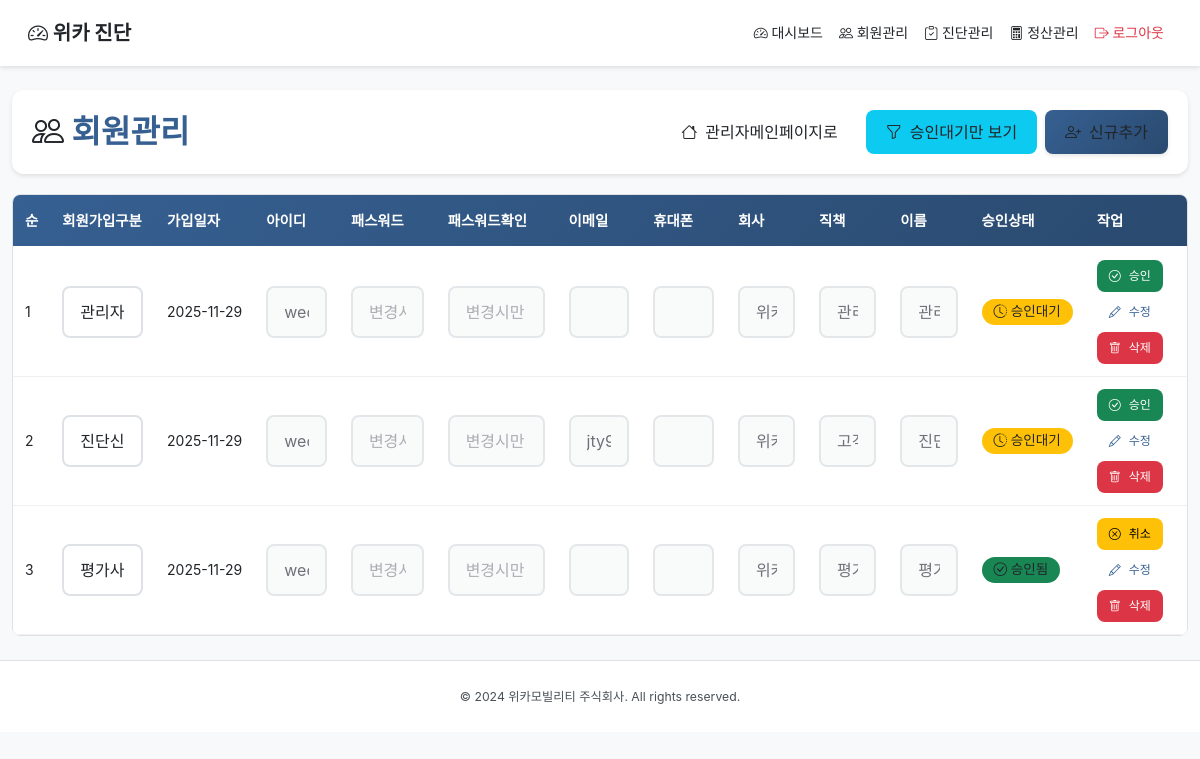
/admin/users (signed in), run on an earlier commit of the app's database.
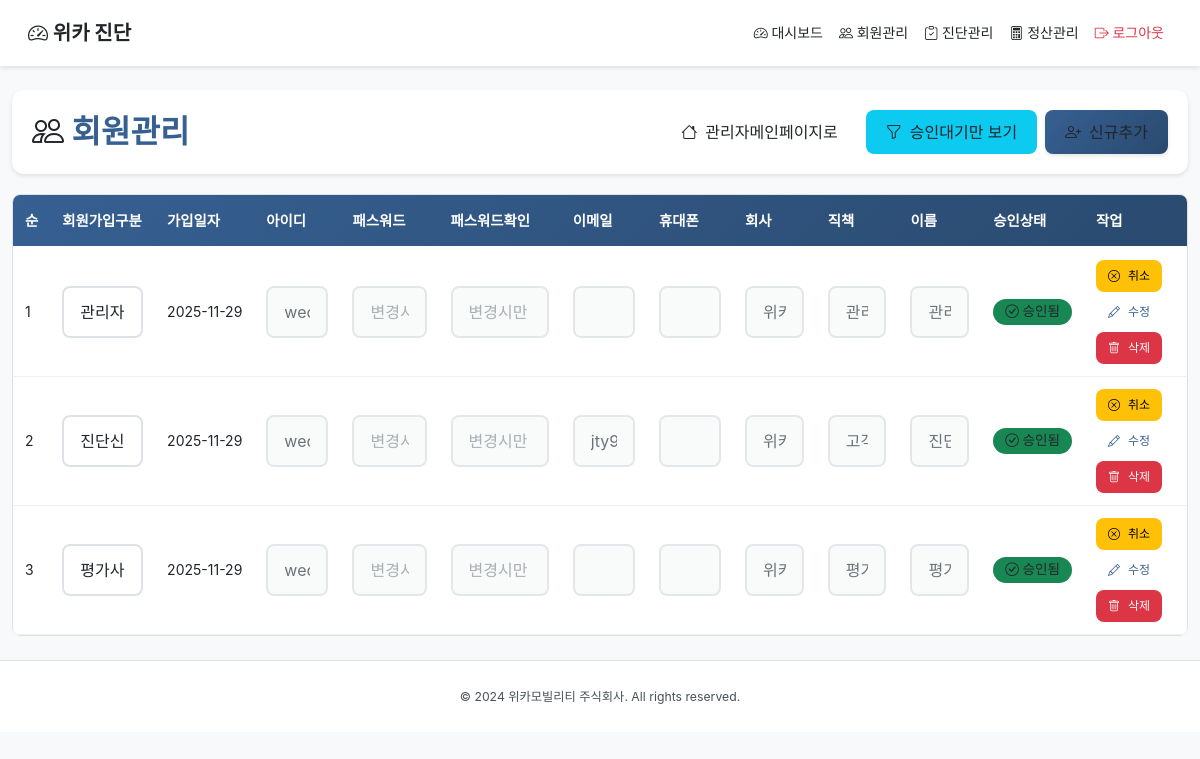
And on a later commit of the database.
### tables this page shows
CREATE TABLE users (
            id INTEGER PRIMARY KEY AUTOINCREMENT,
            user_type TEXT NOT NULL,
            username TEXT UNIQUE NOT NULL,
            password_hash TEXT NOT NULL,
            email TEXT,
            phone TEXT,
            company TEXT,
            position TEXT,
            name TEXT NOT NULL,
            approved INTEGER NOT NULL DEFAULT 0,
            created_at TEXT NOT NULL DEFAULT (datetime('now', 'localtime'))
        );

### app.py (the view)
@app.route("/admin/users")
@login_required
@role_required("관리자")
def admin_users():
    users = list(list_users())
    return render_template("admin/users.html", users=users)

### app.py (called while the page is built)
def login_required(func):
    from functools import wraps
    @wraps(func)
    def wrapper(*args, **kwargs):
        if "user_id" not in session:
            return redirect(url_for("login"))
        return func(*args, **kwargs)
    return wrapper

def role_required(*roles):
    from functools import wraps
    def decorator(func):
        @wraps(func)
        def wrapper(*args, **kwargs):
            if "user_type" not in session or session["user_type"] not in roles:
                abort(403)
            return func(*args, **kwargs)
        return wrapper
    return decorator

### database.py (called while the page is built)
def get_connection() -> sqlite3.Connection:
    conn = sqlite3.connect(DB_PATH)
    conn.row_factory = sqlite3.Row
    return conn

def list_users() -> Iterable[sqlite3.Row]:
    with get_connection() as conn:
        return conn.execute(
            "SELECT * FROM users ORDER BY created_at DESC"
        ).fetchall()

### templates/admin/users.html (shortened to what the changed rows need)
{% extends "base.html" %}
{% block content %}
<div class="container-fluid py-4">
    <div class="page-header">
        <div class="d-flex justify-content-between align-items-center flex-wrap gap-2">
            <h2><i class="bi bi-people"></i> 회원관리</h2>
        </div>
    </div>
    <div class="table-wrapper">
        <table class="table table-hover">
            <thead class="table-fixed-header">
                <tr>
                    <th>순</th>
                    <th>회원가입구분</th>
                    <th>가입일자</th>
                    <th>아이디</th>
                    <th>패스워드</th>
                    <th>패스워드확인</th>
                    <th>이메일</th>
                    <th>휴대폰</th>
                    <th>회사</th>
                    <th>직책</th>
                    <th>이름</th>
                    <th>승인상태</th>
                    <th>작업</th>
                </tr>
            </thead>
            <tbody>
                {% for user in users %}
                <tr id="row-{{ user.id }}" data-approved="{{ 1 if user.approved else 0 }}">
                    <td>{{ loop.index }}</td>
                    <td>
                        <select class="form-select form-select-sm" name="user_type" disabled>
                            <option value="진단신청" {% if user.user_type == '진단신청' %}selected{% endif %}>진단신청</option>
                            <option value="관리자" {% if user.user_type == '관리자' %}selected{% endif %}>관리자</option>
                        </select>
                    </td>
                    <td>{{ user.created_at[:10] if user.created_at else '' }}</td>
                    <td><input type="text" class="form-control form-control-sm" name="username" value="{{ user.username }}" disabled></td>
                    <td><input type="password" class="form-control form-control-sm" name="password" value="" placeholder="변경시만 입력" disabled></td>
                    <td><input type="password" class="form-control form-control-sm" name="password_confirm" value="" placeholder="변경시만 입력" disabled></td>
                    <td><input type="email" class="form-control form-control-sm" name="email" value="{{ user.email or '' }}" disabled></td>
                    <td><input type="tel" class="form-control form-control-sm" name="phone" value="{{ user.phone or '' }}" disabled></td>
                    <td><input type="text" class="form-control form-control-sm" name="company" value="{{ user.company or '' }}" disabled></td>
                    <td><input type="text" class="form-control form-control-sm" name="position" value="{{ user.position or '' }}" disabled></td>
                    <td><input type="text" class="form-control form-control-sm" name="name" value="{{ user.name }}" disabled></td>
                    <td>
                        {% if user.approved %}
                            <span class="badge bg-success">
                                <i class="bi bi-check-circle"></i> 승인됨
                            </span>
                        {% else %}
                            <span class="badge bg-warning text-dark">
                                <i class="bi bi-clock-history"></i> 승인대기
                            </span>
                        {% endif %}
                    </td>
                    <td>
                        <div class="btn-group-sm d-flex flex-wrap gap-1">
                            {% if not user.approved %}
                                <button class="btn btn-sm btn-success approve-btn" data-id="{{ user.id }}" title="승인">
                                    <i class="bi bi-check-circle"></i> 승인
                                </button>
                            {% else %}
                                <button class="btn btn-sm btn-warning reject-btn" data-id="{{ user.id }}" title="승인취소">
                                    <i class="bi bi-x-circle"></i> 취소
                                </button>
                            {% endif %}
                            <button class="btn btn-sm btn-outline-primary edit-btn" data-id="{{ user.id }}" title="수정">
                                <i class="bi bi-pencil"></i> 수정
                            </button>
                            <button class="btn btn-sm btn-danger delete-btn" data-id="{{ user.id }}" title="삭제">
                                <i class="bi bi-trash"></i> 삭제
                            </button>
                        </div>
                    </td>
                </tr>
                {% endfor %}
            </tbody>
        </table>
    </div>
</div>
{% endblock %}

What changed in the data, as far as the page shows it:
changed users "관리자": approved "승인대기 승인" → "승인됨 취소"
changed users "진단신청": approved "승인대기 승인" → "승인됨 취소"
